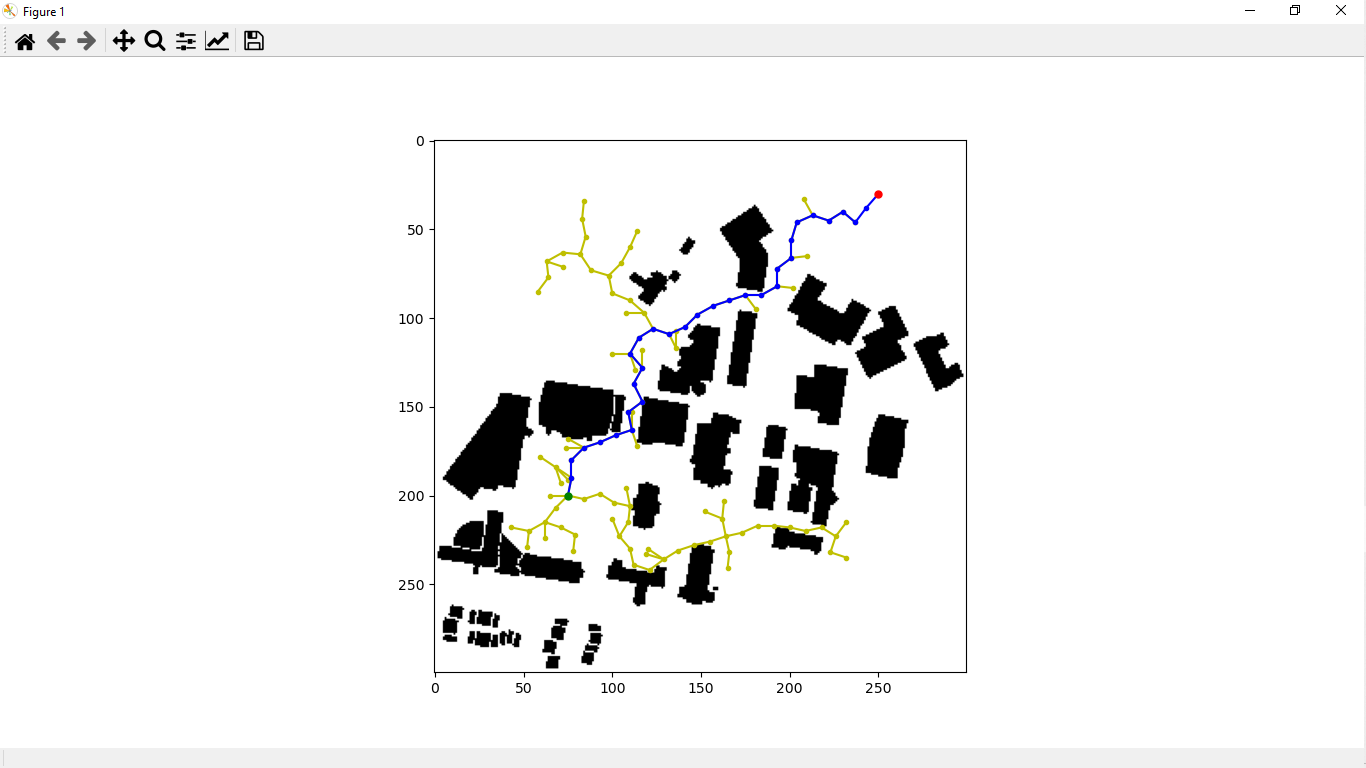

Here is the Python script that generated this plot:
# Standard Algorithm Implementation
# Sampling-based Algorithms RRT and RRT*

import matplotlib.pyplot as plt
import numpy as np
import math

# Class for each tree node
class Node:
    def __init__(self, row, col):
        self.row = row        # coordinate
        self.col = col        # coordinate
        self.parent = None    # parent node
        self.cost = 0.0       # cost


# Class for RRT
class RRT:
    # Constructor
    def __init__(self, map_array, start, goal):
        self.map_array = map_array            # map array, 1->free, 0->obstacle
        self.size_row = map_array.shape[0]    # map size
        self.size_col = map_array.shape[1]    # map size

        self.start = Node(start[0], start[1]) # start node
        self.goal = Node(goal[0], goal[1])    # goal node
        self.vertices = []                    # list of nodes
        self.found = False                    # found flag


    def init_map(self):
        '''Intialize the map before each search
        '''
        self.found = False
        self.vertices = []
        self.vertices.append(self.start)


    def dis(self, node1, node2):
        '''Calculate the euclidean distance between two nodes
        arguments:
            node1 - node 1
            node2 - node 2

        return:
            euclidean distance between two nodes
        '''
        ### YOUR CODE HERE ###
        H = (node1.row - node2.row) ** 2 + (node1.col - node2.col) ** 2
        len = np.sqrt(H)
        return len



    def check_collision(self, node1, node2):
        '''Check if the path between two nodes collide with obstacles
        arguments:
            node1 - node 1
            node2 - node 2

        return:
            True if the new node is valid to be connected
        '''
        ### YOUR CODE HERE ###
        pts_row = np.linspace(node1.row, node2.row, num=50, dtype=int)
        pts_col = np.linspace(node1.col, node2.col, num=50, dtype=int)
        pts_inbtwn = zip(pts_row, pts_col)
        for p in pts_inbtwn:
            if (self.map_array[int(p[0])][int(p[1])] != 1):
                return False
        return True

    def get_new_point(self, goal_bias):
        '''Choose the goal or generate a random point
        arguments:
            goal_bias - the possibility of choosing the goal instead of a random point

        return:
            point - the new point
        '''
        ### YOUR CODE HERE ###
        rand_int = np.random.random()
        if rand_int < goal_bias:
            return self.goal
        else:
            flag = True
            while flag:
                row = np.random.randint(0, self.size_row-1)
                col = np.random.randint(0, self.size_col-1)
                if (self.map_array[row][col] == 0):
                    continue
                else:
                    point = Node(row, col)
                    flag = False
            return point


    def get_nearest_node(self, point):
        '''Find the nearest node in self.vertices with respect to the new point
        arguments:
            point - the new point

        return:
            the nearest node
        '''
        ### YOUR CODE HERE ###
        dist = math.inf
        for v in self.vertices:
            distance = self.dis(point, v)
            if distance < dist:
                dist = distance
                nearest_nde = v
        return nearest_nde


    def get_neighbors(self, new_node, neighbor_size):
        '''Get the neighbors that are within the neighbor distance from the node
        arguments:
            new_node - a new node
            neighbor_size - the neighbor distance

        return:
            neighbors - a list of neighbors that are within the neighbor distance
        '''
        ### YOUR CODE HERE ###
        neighbors = []
        vertices = self.vertices
        for v in vertices:
            vrow = v.row
            vcol = v.col
            if (self.map_array[vrow][vcol] != 0 ):
                d = self.dis(new_node, v)
                if d <= neighbor_size:
                    neighbors.append(v)
        return neighbors


    def rewire(self, new_node, neighbors):
        '''Rewire the new node and all its neighbors
        arguments:
            new_node - the new node
            neighbors - a list of neighbors that are within the neighbor distance from the node

        Rewire the new node if connecting to a new neighbor node will give least cost.
        Rewire all the other neighbor nodes.
        '''
        ### YOUR CODE HERE ###

        for N in neighbors:
            if N == new_node.parent:
                continue
            elif (N.cost > (new_node.cost + self.dis(new_node, N))) and self.check_collision(new_node, N):
                N.cost = new_node.cost + self.dis(new_node, N)
                N.parent = new_node

    def draw_map(self):
        '''Visualization of the result
        '''
        # Create empty map
        fig, ax = plt.subplots(1)
        img = 255 * np.dstack((self.map_array, self.map_array, self.map_array))
        ax.imshow(img)

        # Draw Trees or Sample points
        for node in self.vertices[1:-1]:
            plt.plot(node.col, node.row, markersize=3, marker='o', color='y')
            plt.plot([node.col, node.parent.col], [node.row, node.parent.row], color='y')

        # Draw Final Path if found
        if self.found:
            cur = self.goal
            while cur.col != self.start.col or cur.row != self.start.row:
                plt.plot([cur.col, cur.parent.col], [cur.row, cur.parent.row], color='b')
                cur = cur.parent
                plt.plot(cur.col, cur.row, markersize=3, marker='o', color='b')

        # Draw start and goal
        plt.plot(self.start.col, self.start.row, markersize=5, marker='o', color='g')
        plt.plot(self.goal.col, self.goal.row, markersize=5, marker='o', color='r')

        # show image
        plt.show()


    def RRT(self, n_pts=1000, search_area = 10):
        '''RRT main search function
        arguments:
            n_pts - number of points try to sample,
                    not the number of final sampled points

        In each step, extend a new node if possible, and check if reached the goal
        '''
        # Remove previous result
        self.init_map()

        ### YOUR CODE HERE ###
        min_dist_to_goal = 15
        for i in range(n_pts):

            point_nw = self.get_new_point(goal_bias = 0.05)
            closest_node = self.get_nearest_node(point_nw)
            btw_node_distance = self.dis(closest_node, point_nw)
            if btw_node_distance == 0:
                continue

            if (btw_node_distance <= search_area) and (point_nw != self.goal) and \
                    (self.map_array[closest_node.row][closest_node.col] == 0) and self.check_collision(point_nw, closest_node):
                new_node = point_nw

            else:

                rw = (point_nw.row - closest_node.row) * search_area / btw_node_distance
                cl = (point_nw.col - closest_node.col) * search_area / btw_node_distance
                nw_pt = [rw, cl]
                r = int(closest_node.row + nw_pt[0])
                c = int(closest_node.col + nw_pt[1])
                row_size = self.size_row - 1
                col_size = self.size_col - 1
                if (r < 0):
                    r = 0
                elif (r > (row_size + 1)):
                    r = row_size
                if (c < 0):
                    c = 0
                elif (c > (col_size + 1)):
                    c = col_size

                new_node = Node(r, c)
            if (self.map_array[new_node.row][new_node.col] == 1):
              if (self.check_collision(closest_node, new_node)):
                new_node.parent = closest_node
                new_node.cost = closest_node.cost + self.dis(new_node, closest_node)
                self.vertices.append(new_node)

            if (self.map_array[new_node.row][new_node.col] == 1) and ((self.dis(new_node, self.goal) <= min_dist_to_goal) and
                                                                      self.check_collision(new_node, self.goal)):
                self.found = True
                self.goal.parent = new_node
                self.goal.cost = new_node.cost + self.dis(new_node, self.goal)
                break

        if self.found:
            steps = len(self.vertices) - 2
            length = self.goal.cost
            print("It took %d nodes to find the current path" %steps)
            print("The path length is %.2f" %length)
        else:
            print("No path found")

        # Draw result
        self.draw_map()


    def RRT_star(self, n_pts=1000):
        '''RRT* search function
        arguments:
            n_pts - number of points try to sample,
                    not the number of final sampled points
            neighbor_size - the neighbor distance

        In each step, extend a new node if possible, and rewire the node and its neighbors
        '''
        # Remove previous result
        self.init_map()

        ### YOUR CODE HERE ###
        global neighbor_size
        neighbor_size = 20
        global search_area
        search_area = 10
        for i in range(n_pts):
            point_nw = self.get_new_point(goal_bias = 0.05)
            closest_node = self.get_nearest_node(point_nw)
            btw_node_distance = self.dis(closest_node, point_nw)
            if btw_node_distance == 0:
                continue
            if (btw_node_distance <= search_area) and (point_nw != self.goal) and (self.map_array[closest_node.row][closest_node.col] == 0) and self.check_collision(point_nw, closest_node):
                new_node = point_nw

            else:
                    rw = (point_nw.row - closest_node.row) * search_area / btw_node_distance
                    cl = (point_nw.col - closest_node.col) * search_area / btw_node_distance
                    nw_pt = [(point_nw.row - closest_node.row) * search_area / btw_node_distance, (point_nw.col - closest_node.col) * search_area / btw_node_distance]
                    r = int(closest_node.row + nw_pt[0])
                    c = int(closest_node.col + nw_pt[1])
                    row_size = self.size_row - 1
                    col_size = self.size_col - 1
                    if (r < 0):
                        r = 0
                    elif (r > (row_size)):
                        r = row_size
                    if (c < 0):
                        c = 0
                    elif (c > (col_size)):
                        c = col_size

                    new_node = Node(r, c)
            if (self.map_array[new_node.row][new_node.col] == 1) and (self.check_collision(closest_node, new_node)):
                neighbors = self.get_neighbors(new_node, neighbor_size)
                near_node = closest_node
                least_cost = closest_node.cost + self.dis(closest_node, new_node)
                for neighbor in neighbors:
                    if (self.check_collision(neighbor, new_node) and (self.map_array[neighbor.row][neighbor.col] == 1) and (neighbor.cost + self.dis(neighbor, new_node)) < least_cost):
                        near_node = neighbor
                        least_cost = neighbor.cost + self.dis(neighbor, new_node)
                new_node.parent = near_node
                new_node.cost = least_cost
                self.vertices.append(new_node)
                self.rewire(new_node, neighbors)

            for nbr in self.get_neighbors(self.goal, neighbor_size):
                if self.check_collision(nbr, self.goal):
                    if  (nbr.cost + self.dis(nbr, self.goal)) < self.goal.cost:
                        self.goal.parent = nbr
                        dist_node_goal = self.dis(nbr, self.goal)
                        self.goal.cost = nbr.cost + dist_node_goal
                        self.found = True

        # Output
        if self.found:
            steps = len(self.vertices) - 2
            length = self.goal.cost
            print("It took %d nodes to find the current path" %steps)
            print("The path length is %.2f" %length)
        else:
            print("No path found")

        # Draw result
        self.draw_map()
